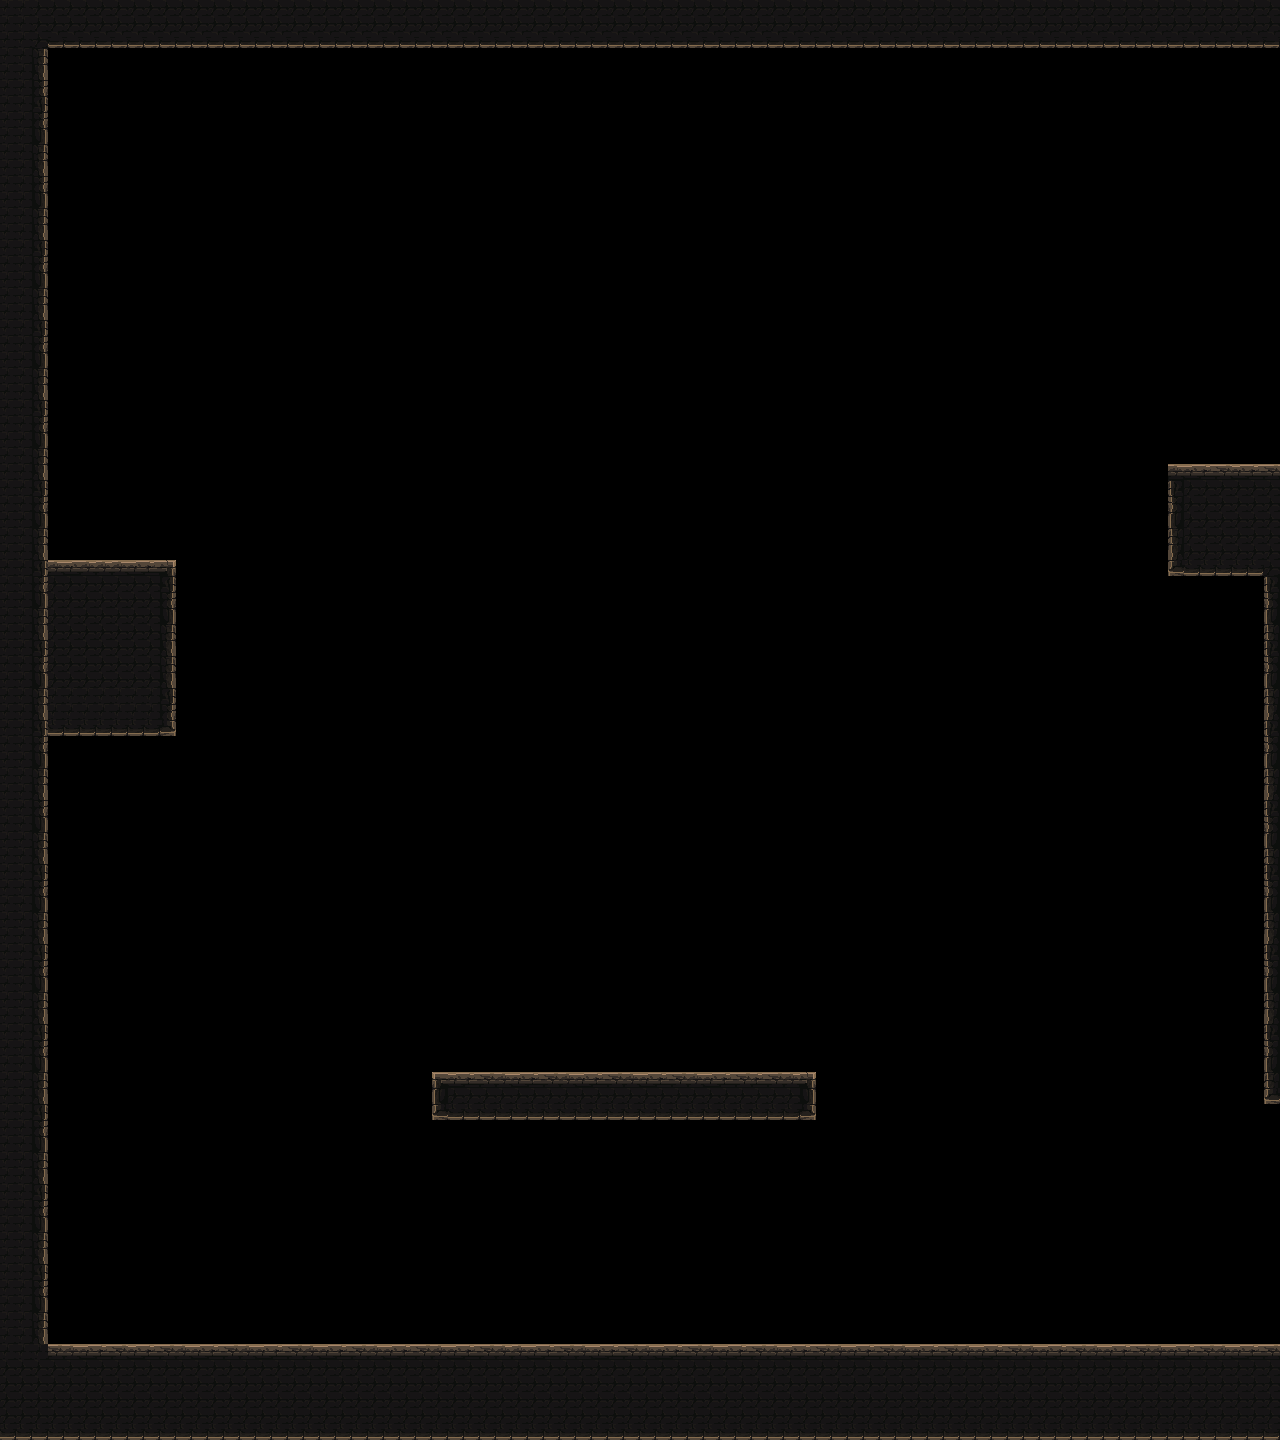

Tiled map render using the project's own tile images. Description and the map definition, with tile-layer contents summarised, below:
An orthogonal 80x90 tile map with 16x16 px tiles, 1 tile layer (platform).

<map version="1.4" tiledversion="1.4.3" orientation="orthogonal" renderorder="right-down" width="80" height="90" tilewidth="16" tileheight="16" infinite="0" nextlayerid="8" nextobjectid="17">
 <tileset firstgid="1" name="mainlevbuild_A" tilewidth="16" tileheight="16" tilecount="4096" columns="64">
  <image source="mainlevbuild_A.png" width="1024" height="1024" />
 </tileset>
 <layer id="1" name="platform" width="80" height="90">
  <data>[7200 cells, 1205 non-empty, 22 distinct tile ids]</data>
 </layer>
</map>
